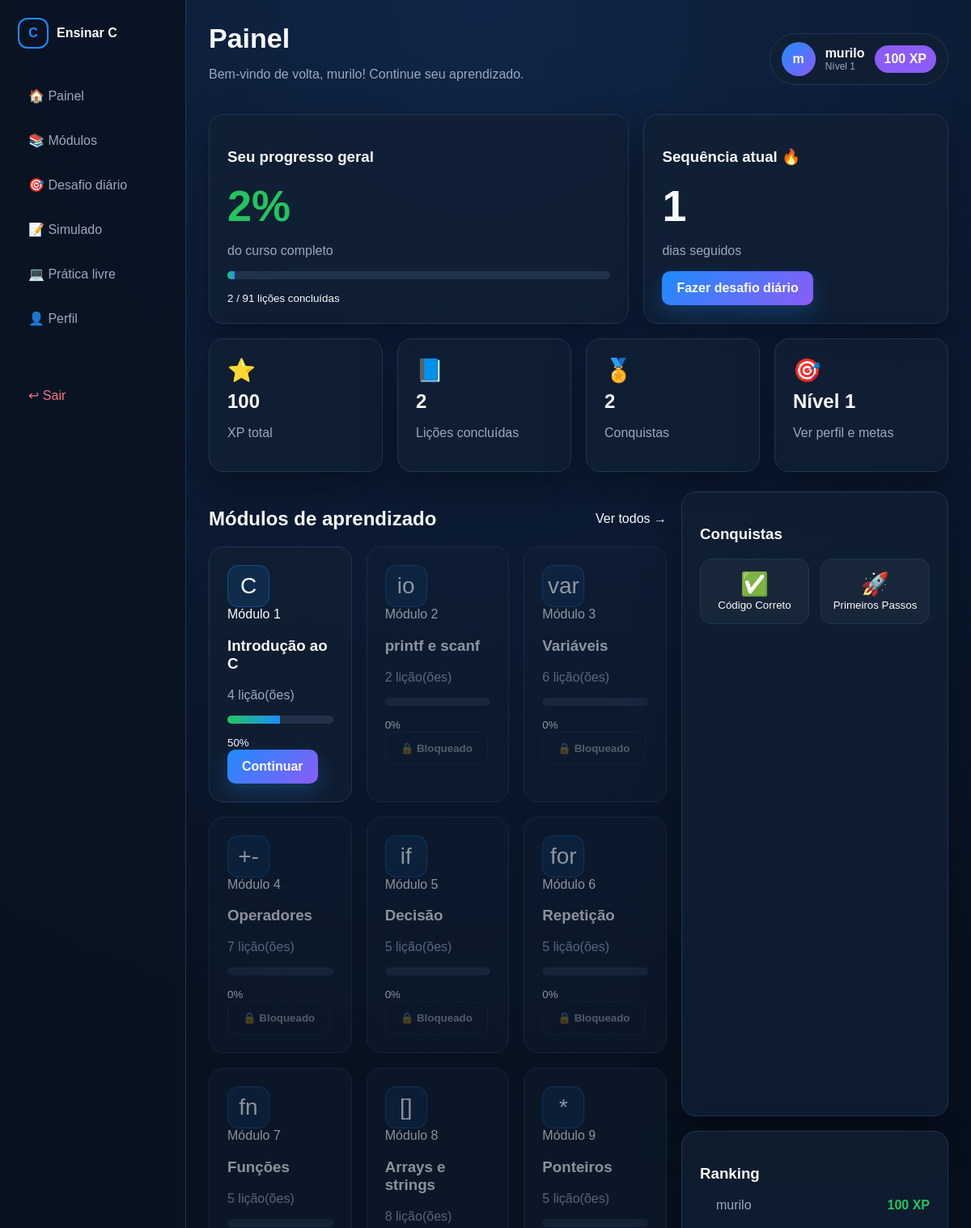
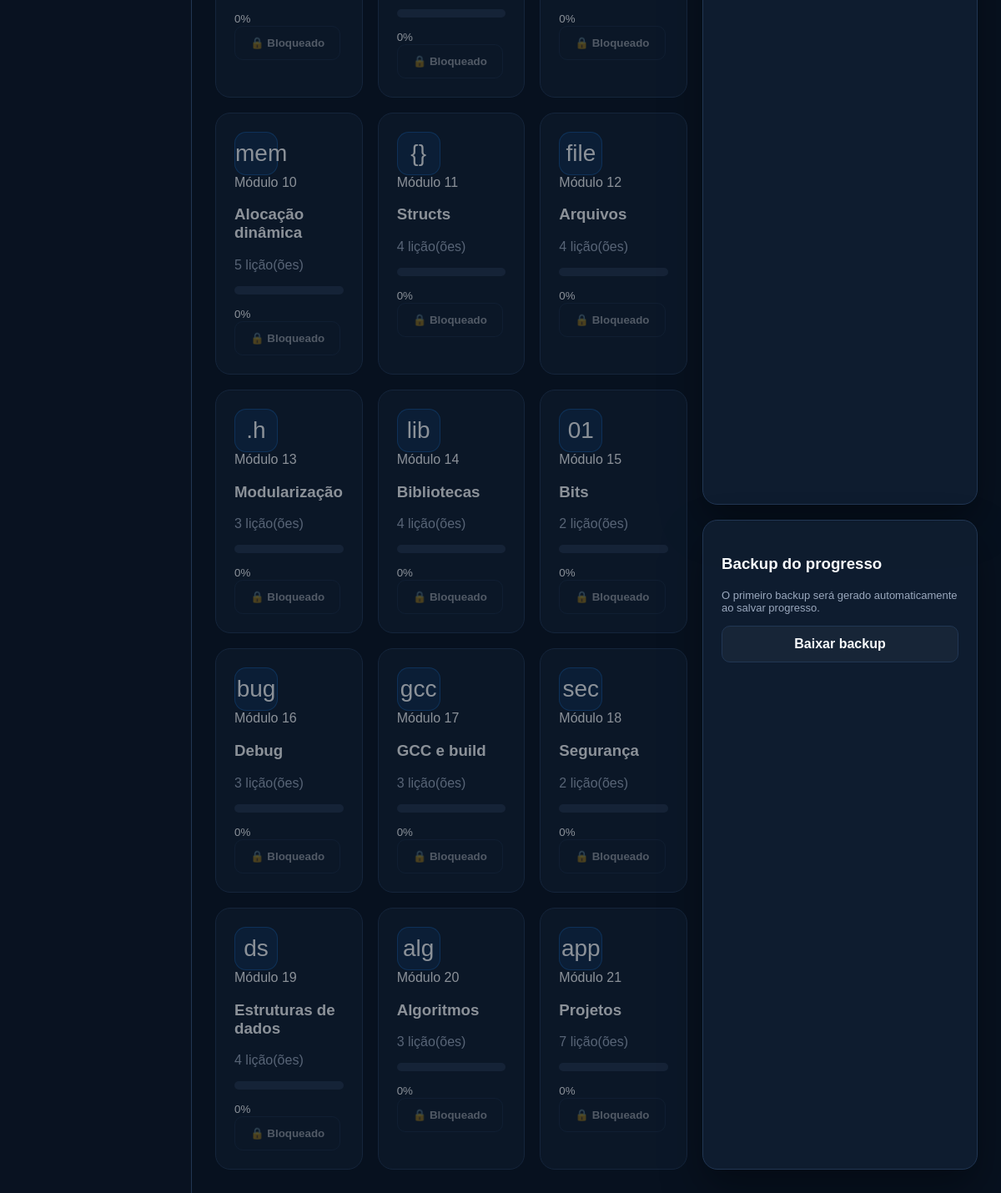
/dashboard (signed in), run on the app's committed database (2 pictures, top to bottom).
### tables this page shows
CREATE TABLE usuarios (
            id INTEGER PRIMARY KEY AUTOINCREMENT,
            nome TEXT NOT NULL,
            email TEXT UNIQUE NOT NULL,
            senha TEXT NOT NULL,
            xp INTEGER DEFAULT 0,
            nivel INTEGER DEFAULT 1,
            sequencia INTEGER DEFAULT 1,
            ultimo_acesso TEXT
        );

CREATE TABLE conquistas_usuario (
            id INTEGER PRIMARY KEY AUTOINCREMENT,
            usuario_id INTEGER NOT NULL,
            nome TEXT NOT NULL,
            icone TEXT NOT NULL,
            UNIQUE(usuario_id, nome)
        );

### app.py (the view)
@app.route("/dashboard")
def dashboard():
    usuario = usuario_logado()
    if not usuario:
        return redirect(url_for("login"))
    concluidas = contar_concluidas(usuario["id"])
    porcentagem = int((concluidas / total_licoes()) * 100)
    conn = conectar()
    conquistas = conn.execute(
        "SELECT * FROM conquistas_usuario WHERE usuario_id = ?",
        (usuario["id"],)
    ).fetchall()
    ranking = conn.execute(
        "SELECT nome, xp, nivel FROM usuarios ORDER BY xp DESC, nivel DESC LIMIT 5"
    ).fetchall()
    backup_recente = conn.execute(
        "SELECT * FROM backups_progresso WHERE usuario_id = ? ORDER BY id DESC LIMIT 1",
        (usuario["id"],)
    ).fetchone()
    conn.close()
    modulos_view = []
    for modulo in MODULOS:
        modulos_view.append({
            **modulo,
            "progresso": progresso_modulo(usuario["id"], modulo),
            "liberado": modulo_liberado(usuario["id"], modulo["id"])
        })
    return render_template(
        "dashboard.html",
        concluidas=concluidas,
        porcentagem=porcentagem,
        modulos=modulos_view,
        conquistas=conquistas,
        ranking=ranking,
        backup_recente=backup_recente
    )

### app.py (called while the page is built)
def conectar():
    pasta = os.path.dirname(DB_PATH)
    if pasta:
        os.makedirs(pasta, exist_ok=True)
    conn = sqlite3.connect(DB_PATH)
    conn.row_factory = sqlite3.Row
    return conn

def usuario_logado():
    if "usuario_id" not in session:
        return None
    conn = conectar()
    usuario = conn.execute("SELECT * FROM usuarios WHERE id = ?", (session["usuario_id"],)).fetchone()
    conn.close()
    return usuario

def total_licoes():
    return sum(len(m["licoes"]) for m in MODULOS)

def contar_concluidas(usuario_id):
    conn = conectar()
    total = conn.execute(
        "SELECT COUNT(*) AS total FROM progresso WHERE usuario_id = ? AND concluida = 1",
        (usuario_id,)
    ).fetchone()["total"]
    conn.close()
    return total

def modulo_liberado(usuario_id, modulo_id):
    if modulo_id == 1:
        return True
    modulo_anterior = next((m for m in MODULOS if m["id"] == modulo_id - 1), None)
    if not modulo_anterior:
        return False
    ids_licoes = [l["id"] for l in modulo_anterior["licoes"]]
    placeholders = ",".join("?" for _ in ids_licoes)
    conn = conectar()
    params = [usuario_id] + ids_licoes
    concluidas = conn.execute(
        f"SELECT COUNT(*) AS total FROM progresso WHERE usuario_id = ? AND licao_id IN ({placeholders}) AND concluida = 1",
        params
    ).fetchone()["total"]
    conn.close()
    return concluidas == len(ids_licoes)

def progresso_modulo(usuario_id, modulo):
    ids = [l["id"] for l in modulo["licoes"]]
    if not ids:
        return 0
    placeholders = ",".join("?" for _ in ids)
    params = [usuario_id] + ids
    conn = conectar()
    concluidas = conn.execute(
        f"SELECT COUNT(*) AS total FROM progresso WHERE usuario_id = ? AND licao_id IN ({placeholders}) AND concluida = 1",
        params
    ).fetchone()["total"]
    conn.close()
    return int((concluidas / len(ids)) * 100)

@app.context_processor
def contexto():
    return {
        "usuario": usuario_logado(),
        "total_licoes": total_licoes()
    }

### templates/dashboard.html (shortened to what this page needs)
{% extends "base.html" %}
{% block content %}
<div class="topbar">
    <div>
        <h1>Painel</h1>
        <p>Bem-vindo de volta, {{ usuario.nome }}! Continue seu aprendizado.</p>
    </div>
    <div class="user-pill">
        <div class="avatar">{{ usuario.nome[0] }}</div>
        <div>
            <strong>{{ usuario.nome }}</strong>
            <span>Nível {{ usuario.nivel }}</span>
        </div>
        <b>{{ usuario.xp }} XP</b>
    </div>
</div>
<section class="dashboard-grid">
    <div class="card progress-card">
        <h3>Seu progresso geral</h3>
        <div class="percent">{{ porcentagem }}%</div>
        <p>do curso completo</p>
        <div class="bar"><span style="width: {{ porcentagem }}%"></span></div>
        <small>{{ concluidas }} / {{ total_licoes }} lições concluídas</small>
    </div>
    <div class="card streak-card">
        <h3>Sequência atual 🔥</h3>
        <div class="big-number">{{ usuario.sequencia }}</div>
        <p>dias seguidos</p>
        <a href="/desafio-diario" class="btn btn-primary">Fazer desafio diário</a>
    </div>
</section>
<section class="mini-stats">
    <div class="card"><span>⭐</span><strong>{{ usuario.xp }}</strong><p>XP total</p></div>
    <div class="card"><span>📘</span><strong>{{ concluidas }}</strong><p>Lições concluídas</p></div>
    <div class="card"><span>🏅</span><strong>{{ conquistas|length }}</strong><p>Conquistas</p></div>
    <a class="card stat-link" href="/perfil"><span>🎯</span><strong>Nível {{ usuario.nivel }}</strong><p>Ver perfil e metas</p></a>
</section>
<section class="content-grid">
    <div>
        <div class="section-head">
            <h2>Módulos de aprendizado</h2>
            <a href="/modulos">Ver todos →</a>
        </div>
        <div class="module-grid">
            {% for modulo in modulos %}
            <article class="module-card {% if not modulo.liberado %}locked{% endif %}">
                <div class="module-icon">{{ modulo.icone }}</div>
                <span>Módulo {{ modulo.id }}</span>
                <h3>{{ modulo.titulo }}</h3>
                <p>{{ modulo.licoes|length }} lição(ões)</p>
                <div class="bar"><span style="width: {{ modulo.progresso }}%"></span></div>
                <small>{{ modulo.progresso }}%</small>
                {% if modulo.liberado %}
                    <a class="btn btn-primary" href="/estudar/{{ modulo.id }}">Continuar</a>
                {% else %}
                    <button class="btn btn-disabled">🔒 Bloqueado</button>
                {% endif %}
            </article>
            {% endfor %}
        </div>
    </div>
    <aside class="right-panel">
        <div class="card">
            <h3>Conquistas</h3>
            <div class="badges">
                {% for c in conquistas %}
                    <div><span>{{ c.icone }}</span><small>{{ c.nome }}</small></div>
                {% else %}
                    <p>Conclua lições para ganhar conquistas.</p>
                {% endfor %}
            </div>
        </div>
        <div class="card">
            <h3>Ranking</h3>
            <ol class="ranking">
                {% for item in ranking %}
                <li><span>{{ item.nome }}</span><b>{{ item.xp }} XP</b></li>
                {% endfor %}
            </ol>
        </div>
        <div class="card backup-card">
            <h3>Backup do progresso</h3>
            {% if backup_recente %}
                <p class="small-muted">Último backup: {{ backup_recente.criado_em }}</p>
            {% else %}
                <p class="small-muted">O primeiro backup será gerado automaticamente ao salvar progresso.</p>
            {% endif %}
            <a class="btn btn-ghost full" href="/backup-progresso">Baixar backup</a>
        </div>
    </aside>
</section>
{% endblock %}

### templates/base.html (shortened to what this page needs)
<!DOCTYPE html>
<html lang="pt-BR">
<head>
    <link rel="stylesheet" href="{{ url_for('static', filename='css/style.css') }}">
</head>
<body>
{% if usuario %}
<aside class="sidebar">
    <a href="/dashboard" class="brand">
        <span class="brand-icon">C</span>
        <strong>Ensinar C</strong>
    </a>
    <nav>
        <a href="/dashboard">🏠 Painel</a>
        <a href="/modulos">📚 Módulos</a>
        <a href="/desafio-diario">🎯 Desafio diário</a>
        <a href="/simulado">📝 Simulado</a>
        <a href="/compilador">💻 Prática livre</a>
        <a href="/perfil">👤 Perfil</a>
        <a href="/sair" class="sair">↩ Sair</a>
    </nav>
</aside>
{% endif %}
<main class="{% if usuario %}app-main{% else %}public-main{% endif %}">
    {% block content %}{% endblock %}
</main>
</body>
</html>

### static/css/style.css (style rules this page uses)
:root { --bg: #07111f; --panel: #0d1b2d; --panel-2: #111f33; --border: #213653; --text: #f8fafc; --muted: #9aa8bd; --blue: #1d8cff; --purple: #8b5cf6; --green: #22c55e; --yellow: #f59e0b; --red: #ef4444; --shadow: 0 22px 50px rgba(0,0,0,.35); }
* { box-sizing: border-box; }
body { margin: 0; background: radial-gradient(circle at top, #102547, var(--bg) 45%); color: var(--text); font-family: Arial, Helvetica, sans-serif; }
a { color: inherit; text-decoration: none; }
.brand { display: flex; align-items: center; gap: 10px; }
.brand-icon { width: 38px; height: 38px; display: grid; place-items: center; border: 2px solid var(--blue); color: var(--blue); border-radius: 12px; font-weight: 900; }
.btn { border: 1px solid var(--border); background: transparent; color: var(--text); padding: 12px 18px; border-radius: 10px; cursor: pointer; display: inline-block; font-weight: 700; }
.btn-primary { border: none; background: linear-gradient(135deg, var(--blue), var(--purple)); box-shadow: 0 10px 24px rgba(29, 140, 255, .25); }
.btn-ghost { background: rgba(255,255,255,.04); }
.btn-disabled { opacity: .55; cursor: not-allowed; }
.stats-row div, .card { background: rgba(17,31,51,.82); border: 1px solid var(--border); border-radius: 18px; box-shadow: var(--shadow); }
.feature-grid, .mini-stats, .module-grid { display: grid; grid-template-columns: repeat(4, 1fr); gap: 18px; }
.card { padding: 22px; }
.card p, .topbar p, .module-card p { color: var(--muted); }
.sidebar { position: fixed; inset: 0 auto 0 0; width: 230px; background: rgba(10,19,34,.95); border-right: 1px solid var(--border); padding: 22px; }
.sidebar nav { margin-top: 36px; display: grid; gap: 10px; }
.sidebar nav a { padding: 13px; border-radius: 12px; color: var(--muted); }
.sidebar .sair { color: #fb7185; margin-top: 40px; }
.app-main { margin-left: 230px; padding: 28px; }
.topbar { display: flex; justify-content: space-between; gap: 20px; align-items: center; margin-bottom: 24px; }
.topbar h1 { margin: 0; font-size: 34px; }
.user-pill { display: flex; align-items: center; gap: 12px; background: rgba(17,31,51,.85); border: 1px solid var(--border); padding: 10px 14px; border-radius: 999px; }
.user-pill span { display: block; color: var(--muted); font-size: 12px; }
.user-pill b { background: var(--purple); padding: 8px 12px; border-radius: 999px; }
.avatar { width: 42px; height: 42px; background: linear-gradient(135deg, var(--blue), var(--purple)); border-radius: 50%; display: grid; place-items: center; font-weight: 900; }
.dashboard-grid { display: grid; grid-template-columns: 2fr 1.45fr; gap: 18px; margin-bottom: 18px; }
.percent { font-size: 54px; color: var(--green); font-weight: 900; }
.big-number { font-size: 54px; font-weight: 900; }
.bar { height: 10px; background: #22324b; border-radius: 999px; overflow: hidden; margin: 14px 0; }
.bar span { display: block; height: 100%; background: linear-gradient(90deg, var(--green), var(--blue)); }
.mini-stats { grid-template-columns: repeat(4, 1fr); margin-bottom: 24px; }
.mini-stats .card span { font-size: 28px; }
.mini-stats strong { display: block; font-size: 24px; margin-top: 8px; }
.content-grid { display: grid; grid-template-columns: 1fr 330px; gap: 18px; }
.section-head { display: flex; justify-content: space-between; align-items: center; }
.module-grid { grid-template-columns: repeat(3, 1fr); }
.module-card { background: rgba(17,31,51,.82); border: 1px solid var(--border); padding: 22px; border-radius: 18px; }
.module-card.locked { opacity: .55; }
.module-icon { width: 52px; height: 52px; display: grid; place-items: center; background: rgba(29,140,255,.13); border: 1px solid rgba(29,140,255,.35); border-radius: 14px; font-size: 28px; }
.right-panel { display: grid; gap: 18px; }
.badges { display: grid; grid-template-columns: repeat(2, 1fr); gap: 14px; }
.badges div { text-align: center; background: rgba(255,255,255,.04); border: 1px solid var(--border); padding: 14px; border-radius: 14px; }
.badges span { display: block; font-size: 28px; }
.ranking { padding-left: 20px; }
.ranking li { margin: 12px 0; display: flex; justify-content: space-between; color: var(--muted); }
.ranking b { color: var(--green); }
.small-muted { font-size: 13px; color: var(--muted); }
.full { display: block; text-align: center; margin-top: 14px; }
.stat-link { color: var(--text); transition: border-color .2s, transform .2s; }

### data on the page
usuarios: nome "murilo", nome "m", nivel "1", xp "100", sequencia "1"
conquistas_usuario: icone "✅", nome "Código Correto"
conquistas_usuario: icone "🚀", nome "Primeiros Passos"

### other printed values
{{ porcentagem }} "2"
{{ concluidas }} "2"
{{ total_licoes }} "91"
{{ conquistas|length }} "2"
{{ modulo.icone }} "C" "io" "var" "+-" "if" "for" "fn" "[]" "*" "mem" "{}" "file" ".h" "lib" "01" "bug" "gcc" "sec" "ds" "alg" "app"
{{ modulo.id }} "1" "2" "3" "4" "5" "6" "7" "8" "9" "10" "11" "12" "13" "14" "15" "16" "17" "18" "19" "20" "21"
{{ modulo.titulo }} "Introdução ao C" "printf e scanf" "Variáveis" "Operadores" "Decisão" "Repetição" "Funções" "Arrays e strings" "Ponteiros" "Alocação dinâmica" "Structs" "Arquivos" "Modularização" "Bibliotecas" "Bits" "Debug" "GCC e build" "Segurança" "Estruturas de dados" "Algoritmos" "Projetos"
{{ modulo.licoes|length }} "4" "2" "6" "7" "5" "5" "5" "8" "5" "5" "4" "4" "3" "4" "2" "3" "3" "2" "4" "3" "7"
{{ modulo.progresso }} "50" "0" "0" "0" "0" "0" "0" "0" "0" "0" "0" "0" "0" "0" "0" "0" "0" "0" "0" "0" "0"
